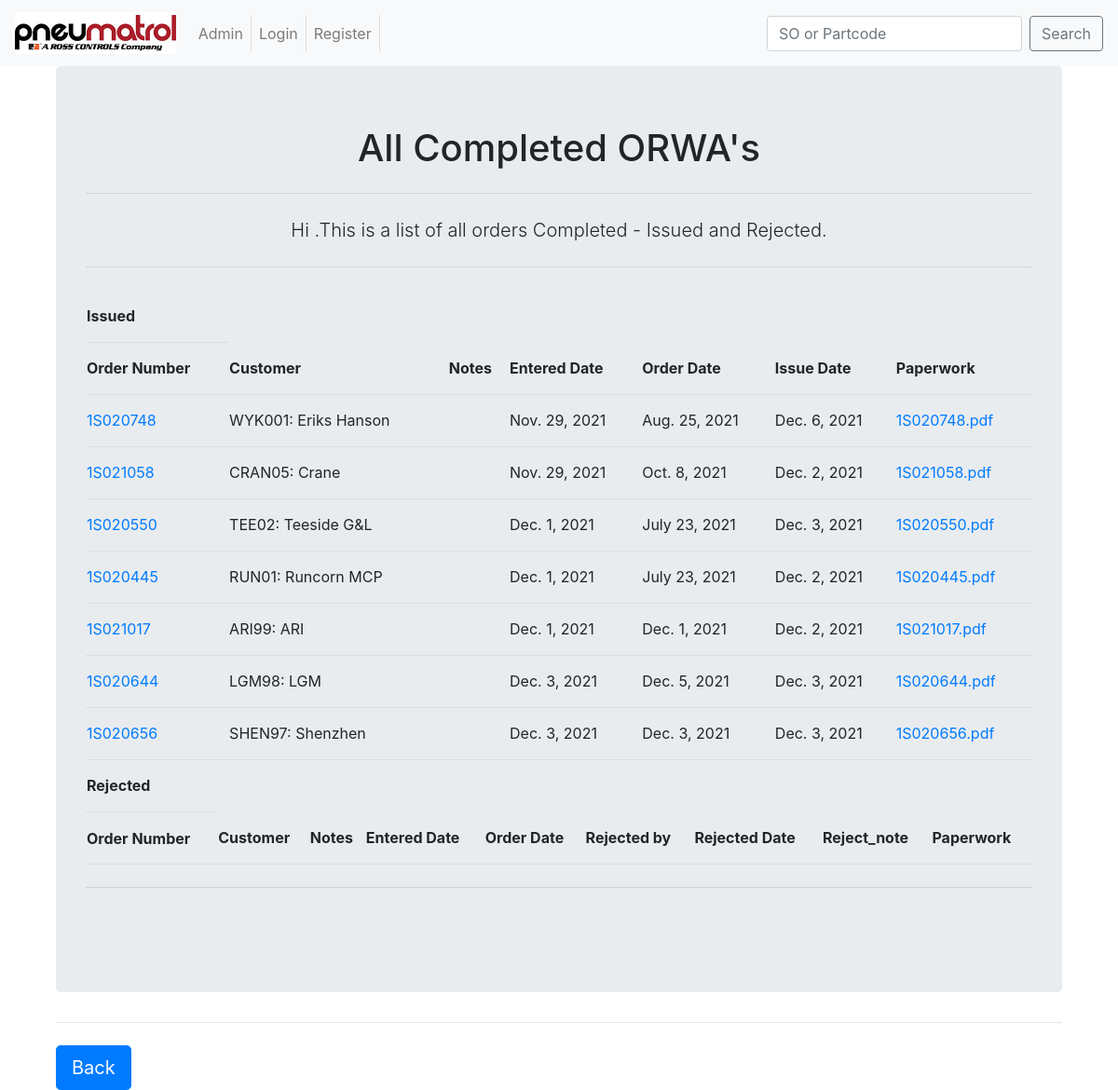
/ORWAapp/home/Completed/, run on an earlier commit of the app's database.
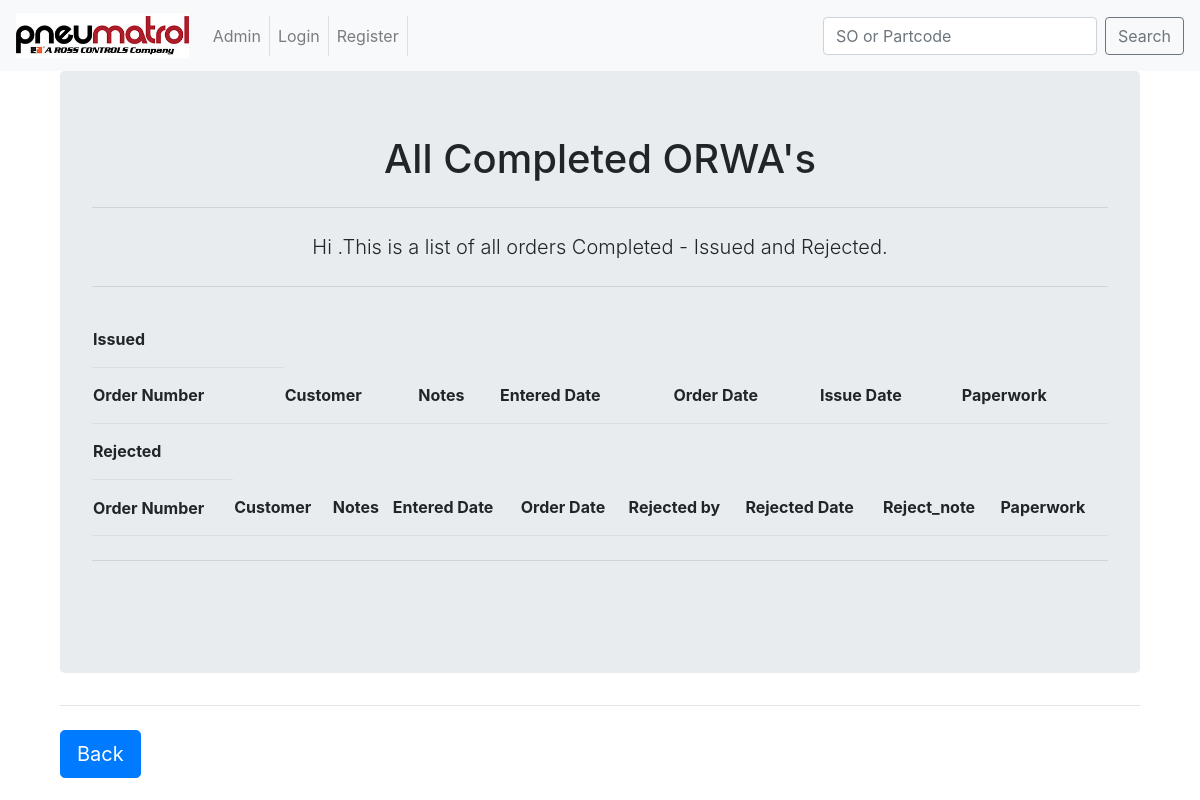
And on a later commit of the database.
### ORWAapp/models.py (models this page shows, shortened)
class SalesOrder(models.Model):
	order_number = models.CharField(max_length = 8, unique = True)
	customer = models.ForeignKey(Customers,
									on_delete = models.CASCADE,
									)
	entered_date = models.DateField(null = True, blank = True)
	order_date = models.DateField(help_text = "date on the paperwork")
	issue_date = models.DateField(null = True, blank = True)
	ORWA_lines = models.IntegerField(null = False, help_text= "number of lines that are an ORWA")
	reject_user = models.ForeignKey(User,
									on_delete = models.CASCADE,
									related_name='rejected_by',
									null=True,
									blank=True,
									)
	reject_date = models.DateField(null = True, blank = True)
	reject_note = models.TextField(max_length = 200,
								 	blank = True,
								 	)
	notes = models.TextField(blank = True)
	paperwork = models.FileField(upload_to = update_filename,
									blank = False,
									)
	completed_paperwork = models.FileField(upload_to = update_filename_complete,
									blank = True,
									)
	allocated_to = models.ForeignKey(User,
									on_delete = models.CASCADE,
									null = True,
									blank = True,
									)
	class Meta:
		verbose_name_plural = "SalesOrders"

class Customers(models.Model):
	full_name = models.CharField(max_length=200,
								help_text='Customer Name',
								)
	account_name = models.CharField(max_length=6,
								unique=True,
								help_text='Account ref',
								)
	short_name = models.CharField(max_length=50,
								blank=True,
								null=True,
								)
	def __str__(self):
		return "%s: %s" % (self.account_name, self.short_name)
	class Meta:
		verbose_name_plural = "Customer"

### ORWAapp/views.py (the view)
# urls.py: path('home/Completed/', views.Completed, name = "Completed"),
def Completed(request):
    user = request.user.username
    reject_data = SalesOrder.objects.filter(reject_user__isnull = False)
    issue_data = SalesOrder.objects.filter(issue_date__isnull = False)
    context = {
        'reject_data':reject_data,
        'issue_data':issue_data,
        'insert_me':user,
        }
    return render(request,'ORWAapp/home/Completed.html',context)

### templates/ORWAapp/home/Completed.html (shortened to what this page needs)
<!DOCTYPE html>
{% extends "base.html" %}
	{% block body_block %}
		<div class="container">
			<div class="jumbotron">
			<center>
			<h1>All Completed ORWA's</h1>
			<hr class="my-4">
				<p class="lead">Hi {{ insert_me }}.This is a list of all orders Completed - Issued and Rejected.  </p>
			<hr class="my-4">
				<table>
					<tr>
						<th>Issued</th>
					</tr>
				    <tr>
				        <th>Order Number</th>
				        <th>Customer</th>
				        <th>Notes</th>
				        <th>Entered Date</th>
				        <th>Order Date</th>
				        <th>Issue Date</th>
				        <th>Paperwork</th>
				    </tr>
					    {% for od in issue_data %}
				    <tr>
	            		<td><a href="{% url 'ORWAapp:OrderDetail' od.order_number %}">{{ od.order_number }}</a></td>
				        <td>{{ od.customer }}</td>
   				        <td>{{ od.notes }}</td>
				        <td>{{ od.entered_date }}</td>
				        <td>{{ od.order_date }}</td>
				        <td>{{ od.issue_date }}</td>
				        <td><a href="/media/{{ od.completed_paperwork }}" target="_blank">{{ od.order_number }}.pdf</a></td>
				    </tr>
					    {% endfor %}
				</table>
				<table>
					<tr>
						<th>Rejected</th>
					</tr>
				    <tr>
				        <th>Order Number</th>
				        <th>Customer</th>
				        <th>Notes</th>
				        <th>Entered Date</th>
				        <th>Order Date</th>
				        <th>Rejected by</th>
				        <th>Rejected Date</th>
				        <th>Reject_note</th>
				        <th>Paperwork</th>
				    </tr>
				</table>
				<hr class="my-4">
				<br>
		</center>
		</div>
		<hr class="my-4">
		<a class="btn btn-primary btn-lg" href="{% url 'ORWAapp:home' %}" role="button">Back</a>
		</div>
	{% endblock %}

### templates/base.html (shortened to what this page needs)
<!DOCTYPE html>
{% load static %}
<html>
<head>
	<link rel="stylesheet" href="https://maxcdn.bootstrapcdn.com/bootstrap/4.0.0/css/bootstrap.min.css">
	<link rel="stylesheet" href="{% static 'css/mystyle.css' %}">
</head>
<body>
	<nav class="navbar navbar-expand-lg navbar-light bg-light">
   		{%  if user.is_authenticated %}
    		<a class="navbar-brand" href="{% url 'HomeTopLevel' %}"><img src="{% static 'images/logo.jpg'%}" alt="NOT FOUND"></a>
    	{% else %}
    		<a class="navbar-brand" href="{% url 'index' %}"><img src="{% static 'images/logo.jpg'%}" alt="NOT FOUND"></a>
    	{% endif %}
    	<div class="collapse navbar-collapse" id="navbarTogglerDemo02">
        	<ul class="navbar-nav mr-auto mt-2 mt-lg-0">
            	<li class="nav-item">
            		<a class="nav-link" href="{% url 'admin:index' %}">Admin</a></li>
           		{%  if user.is_authenticated %}
           			<li class="nav-item"><a class="nav-link" href="{% url 'logout' %}">Logout</a></li>
           		{% else %}
   					<li class="nav-item"><a class="nav-link" href="{% url 'user_login' %}">Login </a></li>
   					<li class="nav-item"><a class="nav-link" href="{% url 'register' %}">Register</a></li>
           		{% endif %}
        	</ul>
        		<form class="form-inline" method ="GET" action="/Search">
				    <input class="form-control mr-sm-2" type="search" placeholder="SO or Partcode" aria-label="Search" name="search_input">
					<div>
						<input type="submit" class = "btn btn-outline-secondary my-2 my-sm-0" value="Search" href="{% url 'searchResults' %}">
					</div>
				</form>
	  	</div>
	</nav>
	<div class="container">
		{% block body_block %}{% endblock %}
	</div>
</body>
</html>

### static/css/mystyle.css (style rules this page uses)
img { height: 45px; }
table { width:100%; font-size: 16px; }
td, th { height: 56px; padding-top: 12px; padding-bottom: 12px; border-bottom: 1px solid #ddd; text-align:left; }
.nav-link { border-right: solid 1px #ddd; }

What changed in the data, as far as the page shows it:
removed SalesOrder: order_number "1S020748", customer "WYK001: Eriks Hanson", entered_date "Nov. 29, 2021", order_date "Aug. 25, 2021", issue_date "Dec. 6, 2021"
removed SalesOrder: order_number "1S021058", customer "CRAN05: Crane", entered_date "Nov. 29, 2021", order_date "Oct. 8, 2021", issue_date "Dec. 2, 2021"
removed SalesOrder: order_number "1S020550", customer "TEE02: Teeside G&L", entered_date "Dec. 1, 2021", order_date "July 23, 2021", issue_date "Dec. 3, 2021"
removed SalesOrder: order_number "1S020445", customer "RUN01: Runcorn MCP", entered_date "Dec. 1, 2021", order_date "July 23, 2021", issue_date "Dec. 2, 2021"
removed SalesOrder: order_number "1S021017", customer "ARI99: ARI", entered_date "Dec. 1, 2021", order_date "Dec. 1, 2021", issue_date "Dec. 2, 2021"
removed SalesOrder: order_number "1S020644", customer "LGM98: LGM", entered_date "Dec. 3, 2021", order_date "Dec. 5, 2021", issue_date "Dec. 3, 2021"
removed SalesOrder: order_number "1S020656", customer "SHEN97: Shenzhen", entered_date "Dec. 3, 2021", order_date "Dec. 3, 2021", issue_date "Dec. 3, 2021"
